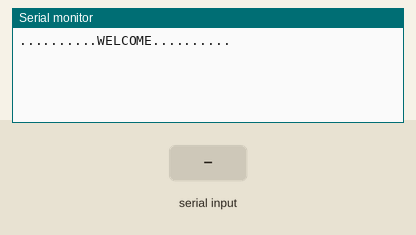
Simulated run of this sketch. Board: Arduino Uno, built with avr-gcc and run on an emulated ATmega328P. On the bench: the last lines printed to the serial monitor. Inputs (shaded band) come from the test bench.

Above: at 1.2 s.
1.3 s: byte 30 received over Serial
At 2.0 s:
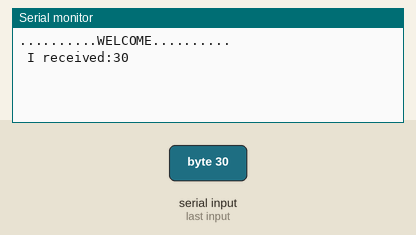
2.8 s: byte 90 received over Serial
At 3.1 s:
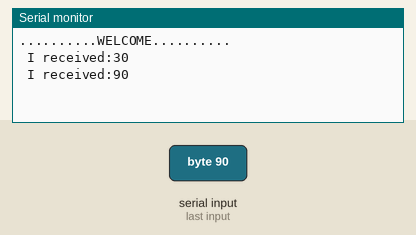
4.3 s: byte 120 received over Serial
At 5.5 s:
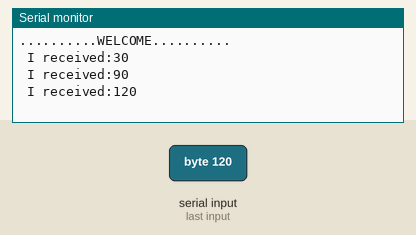

Measured:
- after the input at 1.3 s, the serial monitor: prints a new line at once (image 1)
- after the input at 2.8 s, the serial monitor: prints a new line at once (image 2)
- after the input at 4.3 s, the serial monitor: prints a new line at once (image 3)

The sketch:

pruebas.ino
```cpp
int a = 0;

void setup() {
  Serial.begin(9600);

  Serial.println("..........WELCOME..........");
}

void loop() {


    if (Serial.available() > 0) {
      a = Serial.read(); // read the incoming byte:
      Serial.print(" I received:");
      Serial.println(a);
    }
}
```
